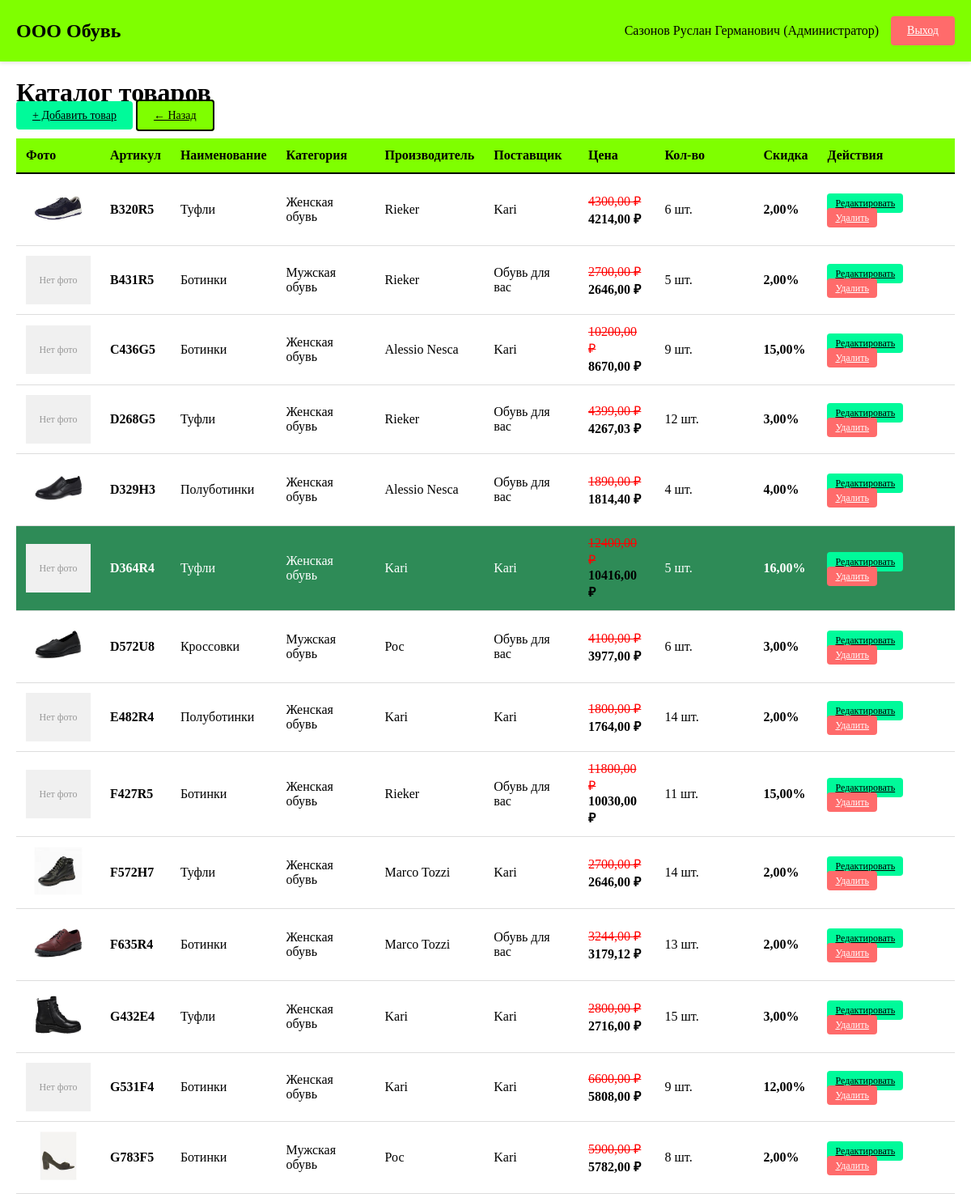
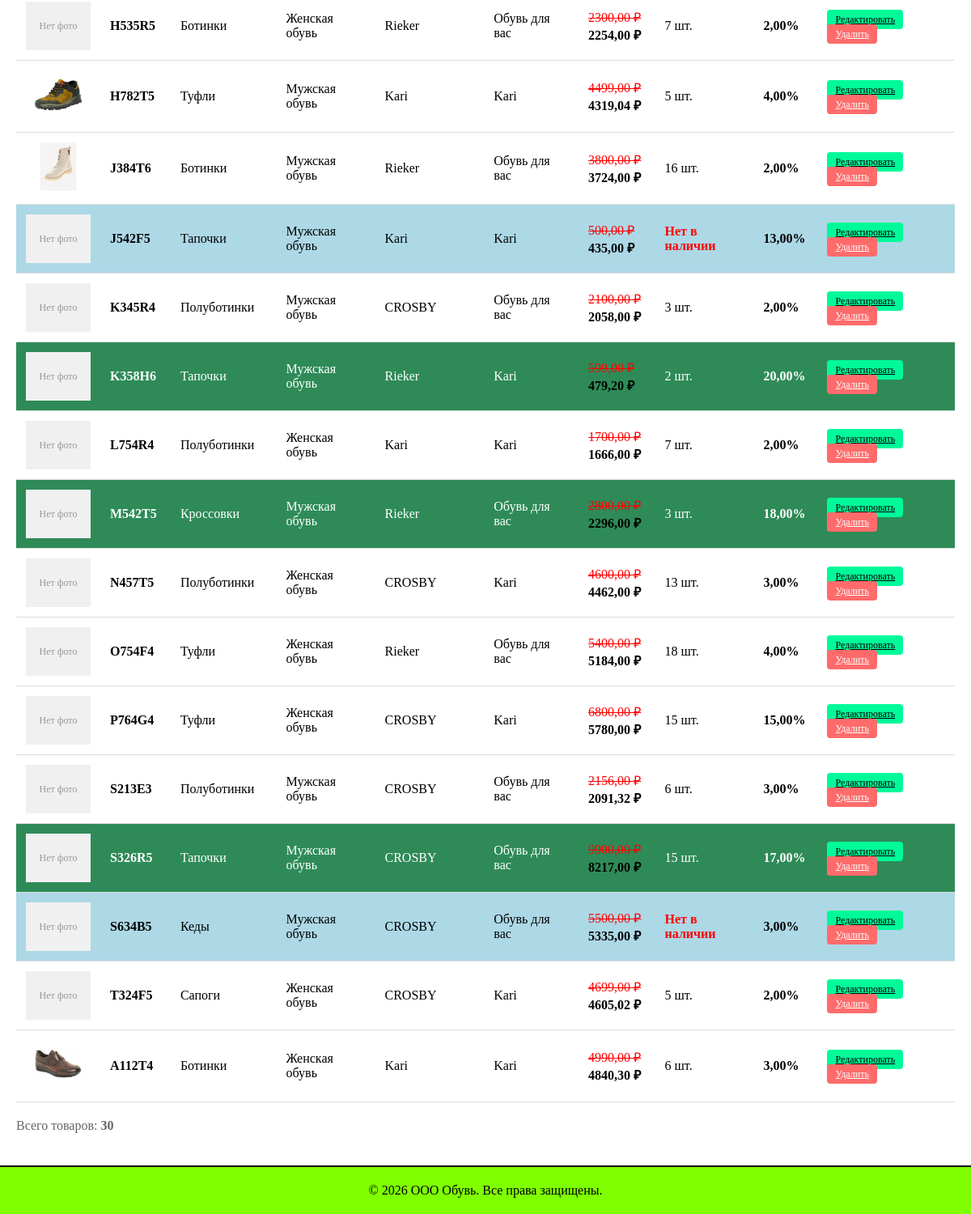
Screenshot of /guest/ (signed in) with the database file from the repository (2 pictures, top to bottom).
### shop/models.py (models this page shows, shortened)
class UserProfile(models.Model):
    USER_ROLES = [
        ('admin', 'Администратор'),
        ('manager', 'Менеджер'),
        ('client', 'Авторизованный клиент'),
        ('guest', 'Гость'),
    ]
    user = models.OneToOneField(User, on_delete=models.CASCADE, related_name='profile')
    role = models.CharField(max_length=20, choices=USER_ROLES)
    full_name = models.CharField(max_length=200)
    class Meta:
        verbose_name_plural = "Профили пользователей"

class Product(models.Model):
    article = models.CharField(max_length=50, unique=True, primary_key=True)
    name = models.CharField(max_length=200)
    unit = models.CharField(max_length=20, default='шт.')
    price = models.DecimalField(max_digits=10, decimal_places=2, validators=[MinValueValidator(0)])
    supplier = models.ForeignKey(Supplier, on_delete=models.PROTECT)
    manufacturer = models.ForeignKey(Manufacturer, on_delete=models.PROTECT)
    category = models.ForeignKey(Category, on_delete=models.PROTECT)
    discount = models.DecimalField(max_digits=5, decimal_places=2, default=0, validators=[MinValueValidator(0), MaxValueValidator(100)])
    quantity = models.IntegerField(default=0, validators=[MinValueValidator(0)])
    description = models.TextField(blank=True)
    photo = models.ImageField(upload_to='products/', blank=True, null=True)
    def get_final_price(self):
        if self.discount > 0:
            discount_amount = self.price * (self.discount / 100)
            return round(self.price - discount_amount, 2)
        return self.price
    class Meta:
        verbose_name_plural = "Товары"

class Category(models.Model):
    name = models.CharField(max_length=100, unique=True)
    class Meta:
        verbose_name_plural = "Категории"

class Manufacturer(models.Model):
    name = models.CharField(max_length=100, unique=True)
    class Meta:
        verbose_name_plural = "Производители"

class Supplier(models.Model):
    name = models.CharField(max_length=100, unique=True)
    class Meta:
        verbose_name_plural = "Поставщики"

### shop/views.py (the view)
# urls.py: path('guest/', views.products_list_guest, name='products_guest'),
def products_list_guest(request):
    products = Product.objects.all().order_by('article')
    context = {
        'products': products,
        'user_role': 'guest',
    }
    return render(request, 'shop/products_list.html', context)

### shop/templates/shop/products_list.html (shortened to what this page needs)
{% extends 'shop/base.html' %}
{% block content %}
<h1>Каталог товаров</h1>
{% if user.profile.role == 'admin' %}
<div style="margin-bottom: 20px;">
    <a href="{% url 'shop:add_product' %}" class="btn btn-primary">+ Добавить товар</a>
    <a href="{% url 'shop:dashboard' %}" class="btn btn-secondary">← Назад</a>
</div>
{% else %}
<div style="margin-bottom: 20px;">
    <a href="{% url 'shop:dashboard' %}" class="btn btn-secondary">← Назад</a>
</div>
{% endif %}
{% if products %}
<table>
    <thead>
        <tr>
            <th>Фото</th>
            <th>Артикул</th>
            <th>Наименование</th>
            <th>Категория</th>
            <th>Производитель</th>
            <th>Поставщик</th>
            <th>Цена</th>
            <th>Кол-во</th>
            <th>Скидка</th>
            {% if user.profile.role == 'admin' %}
            <th>Действия</th>
            {% endif %}
        </tr>
    </thead>
    <tbody>
        {% for product in products %}
        <tr class="{% if product.quantity == 0 %}empty-stock{% elif product.discount > 15 %}high-discount{% endif %}">
            <td style="text-align: center;">
                {% if product.photo %}
                    <img src="{{ product.photo.url }}" alt="{{ product.name }}" style="max-width: 80px; max-height: 60px;">
                {% else %}
                    <div style="width: 80px; height: 60px; background-color: #f0f0f0; display: flex; align-items: center; justify-content: center;">
                        <span style="color: #999; font-size: 12px;">Нет фото</span>
                    </div>
                {% endif %}
            </td>
            <td><strong>{{ product.article }}</strong></td>
            <td>{{ product.name }}</td>
            <td>{{ product.category.name }}</td>
            <td>{{ product.manufacturer.name }}</td>
            <td>{{ product.supplier.name }}</td>
            <td>
                {% if product.discount > 0 %}
                    <span class="price-original">{{ product.price }} ₽</span><br>
                    <span class="price-final">{{ product.get_final_price }} ₽</span>
                {% else %}
                    {{ product.price }} ₽
                {% endif %}
            </td>
            <td>
                {% if product.quantity == 0 %}
                    <span style="color: red; font-weight: bold;">Нет в наличии</span>
                {% else %}
                    {{ product.quantity }} {{ product.unit }}
                {% endif %}
            </td>
            <td>
                {% if product.discount > 0 %}
                    <strong>{{ product.discount }}%</strong>
                {% else %}
                    —
                {% endif %}
            </td>
            {% if user.profile.role == 'admin' %}
            <td>
                <a href="{% url 'shop:edit_product' product.article %}" class="btn btn-primary" style="padding: 5px 10px; font-size: 12px;">Редактировать</a>
                <a href="{% url 'shop:delete_product' product.article %}" class="btn btn-danger" style="padding: 5px 10px; font-size: 12px;">Удалить</a>
            </td>
            {% endif %}
        </tr>
        {% endfor %}
    </tbody>
</table>
<p style="margin-top: 20px; color: #666;">Всего товаров: <strong>{{ products|length }}</strong></p>
{% else %}
<div style="text-align: center; padding: 40px; color: #999;">
    <p style="font-size: 16px;">По вашему запросу товаров не найдено</p>
</div>
{% endif %}
{% endblock %}

### shop/templates/shop/base.html (shortened to what this page needs)
<!DOCTYPE html>
<html lang="ru">
<head>
</head>
<body>
    <div class="header">
        <div class="header-logo">ООО Обувь</div>
        {% if user.is_authenticated %}
        <div class="header-user">
            {% if user.profile %}
            <span>{{ user.profile.full_name }} ({{ user.profile.get_role_display }})</span>
            {% endif %}
            <a href="{% url 'shop:logout' %}" class="btn btn-danger">Выход</a>
        </div>
        {% endif %}
    </div>
    <div class="container">
        {% block content %}{% endblock %}
    </div>
    <div class="footer">
        <p>&copy; 2026 ООО Обувь. Все права защищены.</p>
    </div>
</body>
</html>

### shop/templates/shop/base.html (style rules this page uses)
* { margin: 0; padding: 0; box-sizing: border-box; }
body { font-family: 'Times New Roman', serif; background-color: #FFFFFF; color: #000; }
.header { background-color: #7FFF00; padding: 20px; display: flex; justify-content: space-between; align-items: center; box-shadow: 0 2px 5px rgba(0,0,0,0.1); }
.header-logo { font-size: 24px; font-weight: bold; color: #000; }
.header-user { display: flex; gap: 15px; align-items: center; }
.btn { padding: 10px 20px; border: none; border-radius: 4px; cursor: pointer; font-family: 'Times New Roman', serif; font-size: 14px; transition: all 0.3s ease; }
.btn-primary { background-color: #00FA9A; color: #000; }
.btn-danger { background-color: #FF6B6B; color: white; }
.btn-secondary { background-color: #7FFF00; color: #000; border: 2px solid #000; }
.container { max-width: 1400px; margin: 20px auto; padding: 0 20px; }
table { width: 100%; border-collapse: collapse; margin-top: 20px; background-color: #fff; }
table th { background-color: #7FFF00; padding: 12px; text-align: left; font-weight: bold; border-bottom: 2px solid #000; }
table td { padding: 12px; border-bottom: 1px solid #ddd; }
table tr.empty-stock { background-color: #ADD8E6; }
table tr.high-discount { background-color: #2E8B57; color: white; }
.price-original { text-decoration: line-through; color: red; }
.price-final { color: #000; font-weight: bold; }
.footer { background-color: #7FFF00; padding: 20px; text-align: center; margin-top: 40px; border-top: 2px solid #000; }

### rows the page displays
Product: photo (picture), article "B320R5", name "Туфли", category.name "Женская обувь", manufacturer.name "Rieker", supplier.name "Kari", price "4300,00", get_final_price "4214,00", quantity "6", unit "шт.", discount "2,00"
Product: photo "Нет фото", article "B431R5", name "Ботинки", category.name "Мужская обувь", manufacturer.name "Rieker", supplier.name "Обувь для вас", price "2700,00", get_final_price "2646,00", quantity "5", unit "шт.", discount "2,00"
Product: photo "Нет фото", article "C436G5", name "Ботинки", category.name "Женская обувь", manufacturer.name "Alessio Nesca", supplier.name "Kari", price "10200,00", get_final_price "8670,00", quantity "9", unit "шт.", discount "15,00"
Product: photo "Нет фото", article "D268G5", name "Туфли", category.name "Женская обувь", manufacturer.name "Rieker", supplier.name "Обувь для вас", price "4399,00", get_final_price "4267,03", quantity "12", unit "шт.", discount "3,00"
Product: photo (picture), article "D329H3", name "Полуботинки", category.name "Женская обувь", manufacturer.name "Alessio Nesca", supplier.name "Обувь для вас", price "1890,00", get_final_price "1814,40", quantity "4", unit "шт.", discount "4,00"
Product: photo "Нет фото", article "D364R4", name "Туфли", category.name "Женская обувь", manufacturer.name "Kari", supplier.name "Kari", price "12400,00", get_final_price "10416,00", quantity "5", unit "шт.", discount "16,00"
Product: photo (picture), article "D572U8", name "Кроссовки", category.name "Мужская обувь", manufacturer.name "Рос", supplier.name "Обувь для вас", price "4100,00", get_final_price "3977,00", quantity "6", unit "шт.", discount "3,00"
Product: photo "Нет фото", article "E482R4", name "Полуботинки", category.name "Женская обувь", manufacturer.name "Kari", supplier.name "Kari", price "1800,00", get_final_price "1764,00", quantity "14", unit "шт.", discount "2,00"
Product: photo "Нет фото", article "F427R5", name "Ботинки", category.name "Женская обувь", manufacturer.name "Rieker", supplier.name "Обувь для вас", price "11800,00", get_final_price "10030,00", quantity "11", unit "шт.", discount "15,00"
Product: photo (picture), article "F572H7", name "Туфли", category.name "Женская обувь", manufacturer.name "Marco Tozzi", supplier.name "Kari", price "2700,00", get_final_price "2646,00", quantity "14", unit "шт.", discount "2,00"
Product: photo (picture), article "F635R4", name "Ботинки", category.name "Женская обувь", manufacturer.name "Marco Tozzi", supplier.name "Обувь для вас", price "3244,00", get_final_price "3179,12", quantity "13", unit "шт.", discount "2,00"
Product: photo (picture), article "G432E4", name "Туфли", category.name "Женская обувь", manufacturer.name "Kari", supplier.name "Kari", price "2800,00", get_final_price "2716,00", quantity "15", unit "шт.", discount "3,00"
Product: photo "Нет фото", article "G531F4", name "Ботинки", category.name "Женская обувь", manufacturer.name "Kari", supplier.name "Kari", price "6600,00", get_final_price "5808,00", quantity "9", unit "шт.", discount "12,00"
Product: photo (picture), article "G783F5", name "Ботинки", category.name "Мужская обувь", manufacturer.name "Рос", supplier.name "Kari", price "5900,00", get_final_price "5782,00", quantity "8", unit "шт.", discount "2,00"
Product: photo "Нет фото", article "H535R5", name "Ботинки", category.name "Женская обувь", manufacturer.name "Rieker", supplier.name "Обувь для вас", price "2300,00", get_final_price "2254,00", quantity "7", unit "шт.", discount "2,00"
Product: photo (picture), article "H782T5", name "Туфли", category.name "Мужская обувь", manufacturer.name "Kari", supplier.name "Kari", price "4499,00", get_final_price "4319,04", quantity "5", unit "шт.", discount "4,00"
Product: photo (picture), article "J384T6", name "Ботинки", category.name "Мужская обувь", manufacturer.name "Rieker", supplier.name "Обувь для вас", price "3800,00", get_final_price "3724,00", quantity "16", unit "шт.", discount "2,00"
Product: photo "Нет фото", article "J542F5", name "Тапочки", category.name "Мужская обувь", manufacturer.name "Kari", supplier.name "Kari", price "500,00", get_final_price "435,00", quantity "Нет в наличии", discount "13,00"
Product: photo "Нет фото", article "K345R4", name "Полуботинки", category.name "Мужская обувь", manufacturer.name "CROSBY", supplier.name "Обувь для вас", price "2100,00", get_final_price "2058,00", quantity "3", unit "шт.", discount "2,00"
Product: photo "Нет фото", article "K358H6", name "Тапочки", category.name "Мужская обувь", manufacturer.name "Rieker", supplier.name "Kari", price "599,00", get_final_price "479,20", quantity "2", unit "шт.", discount "20,00"
Product: photo "Нет фото", article "L754R4", name "Полуботинки", category.name "Женская обувь", manufacturer.name "Kari", supplier.name "Kari", price "1700,00", get_final_price "1666,00", quantity "7", unit "шт.", discount "2,00"
Product: photo "Нет фото", article "M542T5", name "Кроссовки", category.name "Мужская обувь", manufacturer.name "Rieker", supplier.name "Обувь для вас", price "2800,00", get_final_price "2296,00", quantity "3", unit "шт.", discount "18,00"
Product: photo "Нет фото", article "N457T5", name "Полуботинки", category.name "Женская обувь", manufacturer.name "CROSBY", supplier.name "Kari", price "4600,00", get_final_price "4462,00", quantity "13", unit "шт.", discount "3,00"
Product: photo "Нет фото", article "O754F4", name "Туфли", category.name "Женская обувь", manufacturer.name "Rieker", supplier.name "Обувь для вас", price "5400,00", get_final_price "5184,00", quantity "18", unit "шт.", discount "4,00"
Product: photo "Нет фото", article "P764G4", name "Туфли", category.name "Женская обувь", manufacturer.name "CROSBY", supplier.name "Kari", price "6800,00", get_final_price "5780,00", quantity "15", unit "шт.", discount "15,00"
Product: photo "Нет фото", article "S213E3", name "Полуботинки", category.name "Мужская обувь", manufacturer.name "CROSBY", supplier.name "Обувь для вас", price "2156,00", get_final_price "2091,32", quantity "6", unit "шт.", discount "3,00"
Product: photo "Нет фото", article "S326R5", name "Тапочки", category.name "Мужская обувь", manufacturer.name "CROSBY", supplier.name "Обувь для вас", price "9900,00", get_final_price "8217,00", quantity "15", unit "шт.", discount "17,00"
Product: photo "Нет фото", article "S634B5", name "Кеды", category.name "Мужская обувь", manufacturer.name "CROSBY", supplier.name "Обувь для вас", price "5500,00", get_final_price "5335,00", quantity "Нет в наличии", discount "3,00"
Product: photo "Нет фото", article "T324F5", name "Сапоги", category.name "Женская обувь", manufacturer.name "CROSBY", supplier.name "Kari", price "4699,00", get_final_price "4605,02", quantity "5", unit "шт.", discount "2,00"
Product: photo (picture), article "А112Т4", name "Ботинки", category.name "Женская обувь", manufacturer.name "Kari", supplier.name "Kari", price "4990,00", get_final_price "4840,30", quantity "6", unit "шт.", discount "3,00"

### other values shown
{{ user.profile.full_name }} "Сазонов Руслан Германович"
{{ user.profile.get_role_display }} "Администратор"
{{ products|length }} "30"
